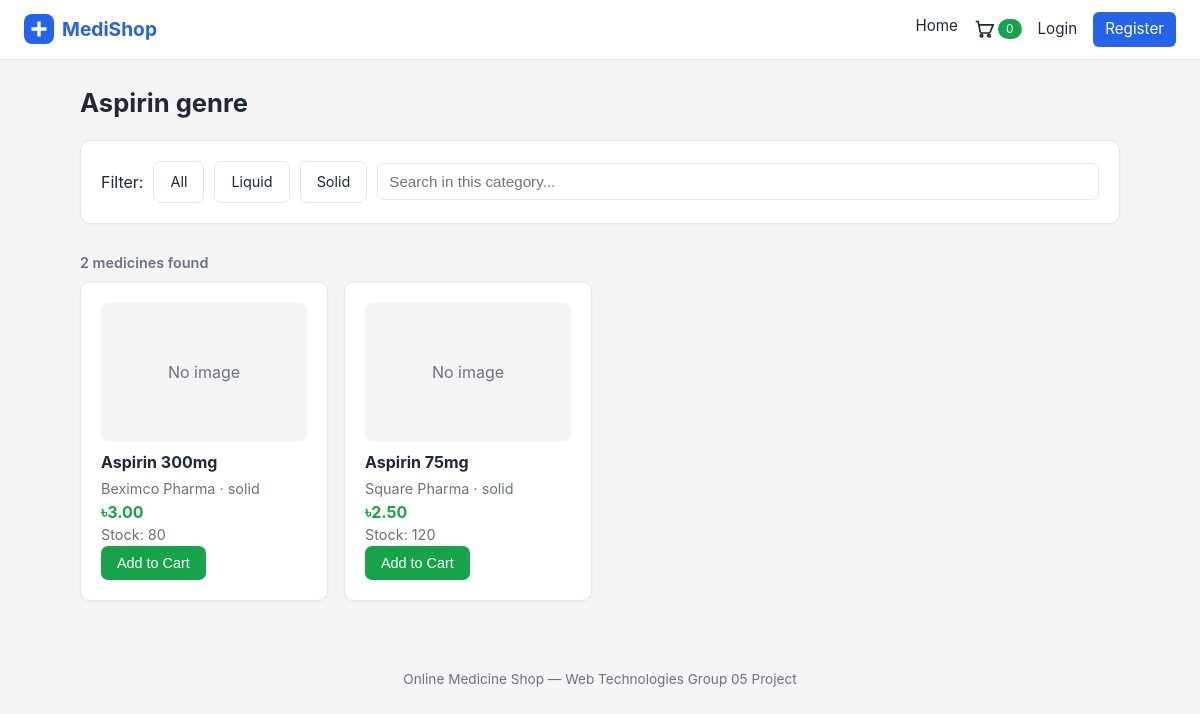
Screenshot of /index.php?page=category&id=1 with the database file from the repository.
### tables this page shows
CREATE TABLE IF NOT EXISTS categories (
    id            INT AUTO_INCREMENT PRIMARY KEY,
    name          VARCHAR(100) NOT NULL,
    category_type ENUM('liquid','solid') NOT NULL DEFAULT 'solid',
    created_at    TIMESTAMP DEFAULT CURRENT_TIMESTAMP
);

CREATE TABLE IF NOT EXISTS medicines (
    id           INT AUTO_INCREMENT PRIMARY KEY,
    name         VARCHAR(150)   NOT NULL,
    category_id  INT            NOT NULL,
    vendor_name  VARCHAR(150)   NOT NULL,
    price        DECIMAL(10,2)  NOT NULL,
    availability INT            NOT NULL DEFAULT 0,
    description  TEXT           DEFAULT NULL,
    image_path   VARCHAR(255)   DEFAULT NULL,
    created_at   TIMESTAMP      DEFAULT CURRENT_TIMESTAMP,
    CONSTRAINT fk_med_category FOREIGN KEY (category_id) REFERENCES categories(id)
);

### task1_23540323/models/category_model.php (called while the page is built, shortened)
<?php
function category_find($conn, $id) {
    $stmt = mysqli_prepare($conn,
        "SELECT * FROM categories WHERE id = ? LIMIT 1");
    mysqli_stmt_bind_param($stmt, "i", $id);
    mysqli_stmt_execute($stmt);
    $res = mysqli_stmt_get_result($stmt);
    $row = mysqli_fetch_assoc($res);
    return $row;
}

### task1_23540323/helpers.php (called while the page is built, shortened)
<?php
function h($value) {
    return htmlspecialchars((string)$value, ENT_QUOTES, "UTF-8");
}
function url($page, $params = []) {
    $query = array_merge(["page" => $page], $params);
    return BASE_URL . "index.php?" . http_build_query($query);
}

### task1_23540323/models/medicine_model.php (called while the page is built, shortened)
<?php
function medicines_by_category($conn, $categoryId = 0) {
    if ($categoryId > 0) {
        $stmt = mysqli_prepare($conn,
            "SELECT m.*, c.name AS category_name, c.category_type
               FROM medicines m
               JOIN categories c ON c.id = m.category_id
              WHERE m.category_id = ?
              ORDER BY m.name ASC");
        mysqli_stmt_bind_param($stmt, "i", $categoryId);
    } else {
        $stmt = mysqli_prepare($conn,
            "SELECT m.*, c.name AS category_name, c.category_type
               FROM medicines m
               JOIN categories c ON c.id = m.category_id
              ORDER BY m.name ASC");
    }
    mysqli_stmt_execute($stmt);
    $res  = mysqli_stmt_get_result($stmt);
    $rows = mysqli_fetch_all($res, MYSQLI_ASSOC);
    return $rows;
}

### task1_23540323/views/category.php (the view, shortened to what this page needs)
<h1><?= $category ? h($category['name']) : 'Category' ?></h1>
<div class="card filterbar">
    <span>Filter:</span>
    <a class="btn btn-light" href="<?= url('category', ['id' => $categoryId]) ?>">All</a>
    <a class="btn btn-light" href="<?= url('category', ['id' => $categoryId, 'type' => 'liquid']) ?>">Liquid</a>
    <a class="btn btn-light" href="<?= url('category', ['id' => $categoryId, 'type' => 'solid']) ?>">Solid</a>
    <input type="text" class="card-search" data-grid="catGrid" data-count="catCount"
           placeholder="Search in this category...">
</div>
<p class="muted result-count" id="catCount">
</p>
<div class="grid" id="catGrid">
    <?php foreach ($medicines as $m): ?>
        <div class="med-card card">
            <div class="med-img">
                <?php if (!empty($m['image_path'])): ?>
                    <img src="<?= asset($m['image_path']) ?>" alt="<?= h($m['name']) ?>">
                <?php else: ?>
                    <div class="img-placeholder">No image</div>
                <?php endif; ?>
            </div>
            <h4><?= h($m['name']) ?></h4>
            <p class="muted"><?= h($m['vendor_name']) ?> &middot; <?= h($m['category_type']) ?></p>
            <p class="price">&#2547;<?= h(number_format($m['price'], 2)) ?></p>
            <p class="muted">Stock: <?= h($m['availability']) ?></p>
            <button class="btn btn-green"
                    onclick="addToCart(<?= (int)$m['id'] ?>, 1)">Add to Cart</button>
        </div>
    <?php endforeach; ?>
</div>

### task1_23540323/assets/css/style.css (style rules this page uses)
:root { --white: #ffffff; --gray-bg: #f5f5f5; --border: #e5e7eb; --blue: #2563eb; --blue-dark: #1d4ed8; --green: #16a34a; --green-dark: #15803d; --danger: #dc2626; --text: #1f2937; --muted: #6b7280; }
* { box-sizing: border-box; margin: 0; padding: 0; }
body { font-family: -apple-system, "Segoe UI", Roboto, Helvetica, Arial, sans-serif; background: var(--gray-bg); color: var(--text); line-height: 1.5; }
h1 { font-size: 1.6rem; margin-bottom: 18px; }
a { color: var(--blue); text-decoration: none; }
.card { background: var(--white); border: 1px solid var(--border); border-radius: 10px; padding: 20px; box-shadow: 0 1px 3px rgba(0, 0, 0, .04); margin-bottom: 20px; }
.grid { display: grid; grid-template-columns: repeat(auto-fill, minmax(210px, 1fr)); gap: 16px; }
.med-card { text-align: left; }
.med-card h4 { margin: 8px 0 4px; }
.med-img img, .img-placeholder { width: 100%; height: 140px; object-fit: cover; border-radius: 8px; background: var(--gray-bg); }
.img-placeholder { display: flex; align-items: center; justify-content: center; color: var(--muted); }
.price { color: var(--green); font-weight: 700; }
.muted { color: var(--muted); font-size: .9rem; }
.searchbar, .filterbar { display: flex; gap: 10px; flex-wrap: wrap; align-items: center; }
.table-search, .card-search, .order-search { flex: 1; min-width: 180px; padding: 9px 11px; border: 1px solid var(--border); border-radius: 7px; font-size: .95rem; }
.result-count { display: inline-block; margin: 8px 0; font-weight: 600; }
.btn { display: inline-block; padding: 9px 16px; border: none; border-radius: 7px; font-size: .9rem; cursor: pointer; text-decoration: none; color: #fff; }
.btn-green { background: var(--green); }
.btn-light { background: var(--white); color: var(--text); border: 1px solid var(--border); }

### rows the page displays
categories: name "Aspirin genre"
medicines: shows "No image", name "Aspirin 300mg", vendor_name "Beximco Pharma", category.category_type "solid", price "3.00", availability "80"
medicines: shows "No image", name "Aspirin 75mg", vendor_name "Square Pharma", category.category_type "solid", price "2.50", availability "120"
